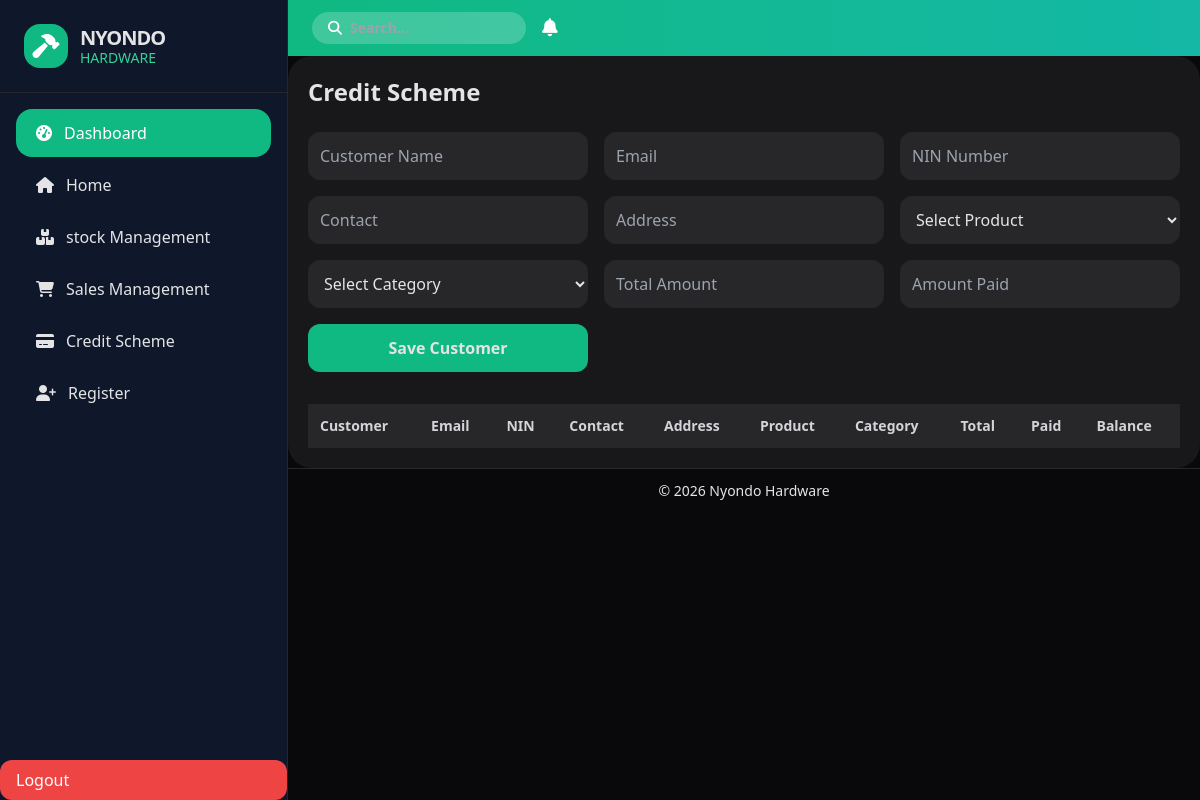
The app's page /creditscheme/ (signed in), older data.
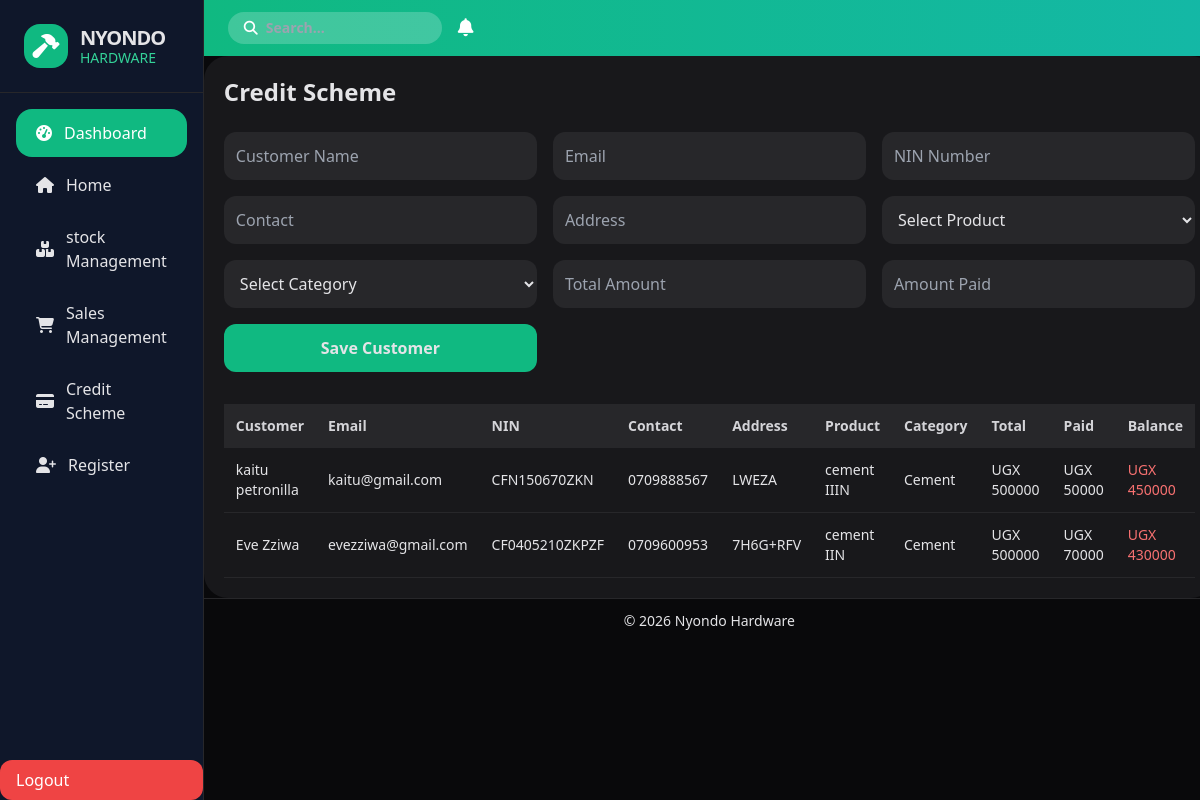
The same page, newer data.
### nyondo_app/models.py (models this page shows, shortened)
class CreditScheme(models.Model):
    customer_name = models.CharField(max_length=100)
    product = models.ForeignKey(Products,on_delete=models.CASCADE)
    category = models.ForeignKey( Categories, on_delete=models.CASCADE)
    amount_paid = models.IntegerField()
    total_amount = models.IntegerField()
    balance = models.IntegerField()
    created_at = models.DateTimeField(auto_now_add=True)
    email = models.EmailField()
    nin_number = models.CharField(max_length=20)
    contact = models.CharField(max_length=20)
    address = models.CharField(max_length=100)

class Products (models.Model):
  product_name = models.CharField(max_length=50 ,default=0 )
  size = models.CharField(max_length= 20)
  unit_cost = models.IntegerField()
  unit_price = models.IntegerField()
  quantity = models.IntegerField()
  categories = models.ForeignKey(Categories, on_delete= models.CASCADE, )
  def __str__(self):
    return self.product_name

class Categories (models.Model):
  name = models.CharField(max_length=50)
  description = models.CharField(null=True , max_length=50)
  def __str__(self):
    return self.name

### nyondo_app/views.py (the view, shortened to what this page needs)
# urls.py: path('creditscheme/',views.creditscheme, name='creditscheme'),
@login_required
def creditscheme(request):
    if request.user.role not in ["accounts_manager"  , "overall_manager"] :
        return redirect("login")
    products = Products.objects.all()
    categories = Categories.objects.all()
    customers = CreditScheme.objects.all().order_by("-id")
    context = {
        "customers": customers,
        "products": products,
        "categories": categories
    }
    return render(request, "creditscheme.html", context)

### nyondo_app/templates/creditscheme.html (shortened to what this page needs)
{% extends 'base.html' %}
{% block content %}
<div class="bg-zinc-900 p-5 rounded-3xl">
    <h2 class="text-2xl font-bold mb-6">
        Credit Scheme
    </h2>
    <form method="POST"
          class="grid grid-cols-3 gap-4 mb-8">
        <input type="text"
               name="customer_name"
               placeholder="Customer Name"
               class="p-3 rounded-xl bg-zinc-800 outline-none">
        <input type="email"
               name="email"
               placeholder="Email"
               class="p-3 rounded-xl bg-zinc-800 outline-none">
        <input type="text"
               name="nin_number"
               placeholder="NIN Number"
               class="p-3 rounded-xl bg-zinc-800 outline-none">
        <input type="text"
               name="contact"
               placeholder="Contact"
               class="p-3 rounded-xl bg-zinc-800 outline-none">
        <input type="text"
               name="address"
               placeholder="Address"
               class="p-3 rounded-xl bg-zinc-800 outline-none">
        <select name="product_name"
                class="p-3 rounded-xl bg-zinc-800 outline-none">
            <option value="">Select Product</option>
        </select>
        <select name="categories_name"
                class="p-3 rounded-xl bg-zinc-800 outline-none">
            <option value="">Select Category</option>
        </select>
        <input type="number"
               name="total_amount"
               placeholder="Total Amount"
               class="p-3 rounded-xl bg-zinc-800 outline-none">
        <input type="number"
               name="amount_paid"
               placeholder="Amount Paid"
               class="p-3 rounded-xl bg-zinc-800 outline-none">
        <button class="bg-emerald-500 hover:bg-emerald-600 p-3 rounded-xl font-semibold">
            Save Customer
        </button>
    </form>
    <div class="overflow-x-auto">
        <table class="w-full text-sm">
            <thead class="bg-zinc-800 text-zinc-300">
                <tr>
                    <th class="p-3 text-left">Customer</th>
                    <th class="p-3 text-left">Email</th>
                    <th class="p-3 text-left">NIN</th>
                    <th class="p-3 text-left">Contact</th>
                    <th class="p-3 text-left">Address</th>
                    <th class="p-3 text-left">Product</th>
                    <th class="p-3 text-left">Category</th>
                    <th class="p-3 text-left">Total</th>
                    <th class="p-3 text-left">Paid</th>
                    <th class="p-3 text-left">Balance</th>
                </tr>
            </thead>
            <tbody>
                {% for customer in customers %}
                <tr class="border-b border-zinc-800">
                    <td class="p-3">
                        {{ customer.customer_name }}
                    </td>
                    <td class="p-3">
                        {{ customer.email }}
                    </td>
                    <td class="p-3">
                        {{ customer.nin_number }}
                    </td>
                    <td class="p-3">
                        {{ customer.contact }}
                    </td>
                    <td class="p-3">
                        {{ customer.address }}
                    </td>
                    <td class="p-3">
                        {{ customer.product }}
                    </td>
                    <td class="p-3">
                        {{ customer.category }}
                    </td>
                    <td class="p-3">
                        UGX {{ customer.total_amount }}
                    </td>
                    <td class="p-3">
                        UGX {{ customer.amount_paid }}
                    </td>
                    <td class="p-3 text-red-400">
                        UGX {{ customer.balance }}
                    </td>
                </tr>
                {% endfor %}
            </tbody>
        </table>
    </div>
</div>
{% endblock %}

Row changes from the older to the newer data that the page shows:
added CreditScheme: customer_name "kaitu petronilla", email "kaitu@gmail.com", nin_number "CFN150670ZKN", contact "0709888567", address "LWEZA", product "cement IIIN", category "Cement", total_amount "500000", amount_paid "50000", balance "450000"
added CreditScheme: customer_name "Eve Zziwa", email "evezziwa@gmail.com", nin_number "CF0405210ZKPZF", contact "0709600953", address "7H6G+RFV", product "cement IIN", category "Cement", total_amount "500000", amount_paid "70000", balance "430000"
